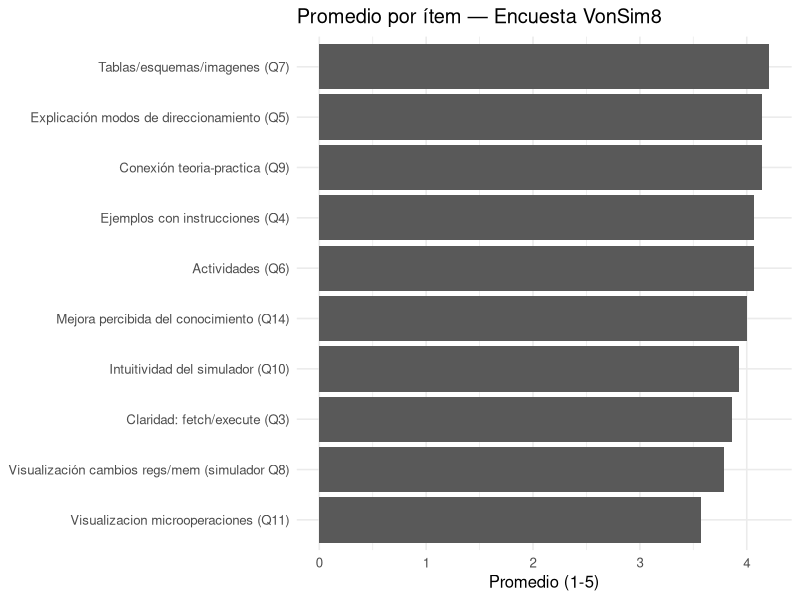

This figure's R source:
## ---- chunk 1
knitr::opts_chunk$set(echo = TRUE, warning = FALSE, message = FALSE)
library(ggplot2)
library(dplyr)
library(knitr)
## ---- chunk 2
# Datos extraídos de los resultados
encuesta <- data.frame(
  Item = c(
    "Conocimiento previo (autopercepción)",
    "Claridad: fetch/execute (Q3)",
    "Ejemplos con instrucciones (Q4)",
    "Explicación modos de direccionamiento (Q5)",
    "Actividades (Q6)",
    "Tablas/esquemas/imagenes (Q7)",
    "Visualización cambios regs/mem (simulador Q8)",
    "Conexión teoria-practica (Q9)",
    "Intuitividad del simulador (Q10)",
    "Visualizacion microoperaciones (Q11)",
    "Mejora percibida del conocimiento (Q14)"
  ),
  Promedio = c(
    NA, 3.86, 4.07, 4.14, 4.07, 4.21, 3.79, 4.14, 3.93, 3.57, 4.00
  ),
  N = 14,
  stringsAsFactors = FALSE
)

# Nota: el primer ítem (conocimiento previo) era categórico; no se proporciona promedio.
encuesta
## ---- chunk 3
encuesta %>%
  knitr::kable(digits = 2, caption = "Promedios de los ítems de la encuesta (n = 14)")
## ---- chunk 4
encuesta_plot <- encuesta %>% filter(!is.na(Promedio))
ggplot(encuesta_plot, aes(x = reorder(Item, Promedio), y = Promedio)) +
  geom_col() +
  coord_flip() +
  labs(
    x = NULL,
    y = "Promedio (1-5)",
    title = "Promedio por ítem — Encuesta VonSim8"
  ) +
  theme_minimal(base_size = 12)
